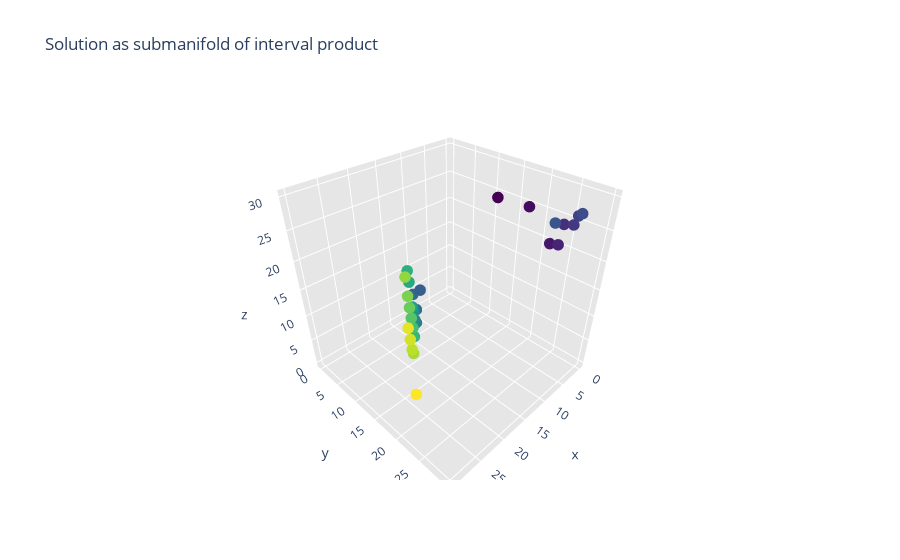

The code cell stored with this chart in its notebook:
### Code cell
import plotly as py
import plotly.graph_objects as go
import numpy as np

data = []

ans = solution[solution['weight'] > 1e-3]

data.append(go.Scatter3d(x=ans['t_0'], y=ans['t_1'], z=ans['t_2'],
                        mode='markers', marker=dict(
                            size=4,
                            color=np.arange(len(ans)),
                        colorscale='Viridis')))
    
layout = go.Layout(
    title='Solution as submanifold of interval product',
    scene=dict(
        xaxis=dict(
            gridcolor='rgb(255, 255, 255)',
            zerolinecolor='rgb(255, 255, 255)',
            showbackground=True,
            backgroundcolor='rgb(230, 230,230)'
        ),
        yaxis=dict(
            gridcolor='rgb(255, 255, 255)',
            zerolinecolor='rgb(255, 255, 255)',
            showbackground=True,
            backgroundcolor='rgb(230, 230,230)'
        ),
        zaxis=dict(
            gridcolor='rgb(255, 255, 255)',
            zerolinecolor='rgb(255, 255, 255)',
            showbackground=True,
            backgroundcolor='rgb(230, 230,230)'
        )
    )
)

fig = go.Figure(data=data, layout=layout)
fig.update_layout(showlegend=False)
py.offline.iplot(fig, filename='jupyter-parametric_plot')

### Figure 1 — Plotly figure (JSON) as saved in the notebook; plotly's stock layout.template omitted (floating-point values rounded to 4 significant figures)
{"data": [{"marker": {"color": [0, 1, 2, 3, 4, 5, 6, 7, 8, 9, 10, 11, 12, 13, 14, 15, 16, 17, 18, 19, 20, 21, 22, 23, 24, 25, 26, 27, 28, 29, 30], "colorscale": [[0, "#440154"], [0.1111, "#482878"], [0.2222, "#3e4989"], [0.3333, "#31688e"], [0.4444, "#26828e"], [0.5556, "#1f9e89"], [0.6667, "#35b779"], [0.7778, "#6ece58"], [0.8889, "#b5de2b"], [1, "#fde725"]], "size": 4}, "mode": "markers", "type": "scatter3d", "x": [0, 1, 2, 3, 4, 5, 6, 7, 8, 9, 10, 11, 12, 13, 14, 15, 16, 17, 18, 19, 20, 21, 22, 23, 24, 25, 26, 27, 28, 29, 30], "y": [11, 18, 23, 25, 26, 28, 29, 30, 27, 1, 0, 2, 3, 4, 5, 6, 7, 8, 9, 10, 12, 13, 14, 15, 16, 17, 19, 20, 21, 22, 24], "z": [24, 25, 21, 22, 26, 27, 29, 30, 28, 5, 4, 2, 0, 1, 3, 6, 8, 9, 15, 18, 7, 10, 13, 16, 19, 23, 12, 14, 17, 20, 11]}], "layout": {"autosize": true, "scene": {"aspectmode": "auto", "aspectratio": {"x": 1.0, "y": 1.0, "z": 1.0}, "xaxis": {"backgroundcolor": "rgb(230, 230,230)", "gridcolor": "rgb(255, 255, 255)", "showbackground": true, "type": "linear", "zerolinecolor": "rgb(255, 255, 255)"}, "yaxis": {"backgroundcolor": "rgb(230, 230,230)", "gridcolor": "rgb(255, 255, 255)", "showbackground": true, "type": "linear", "zerolinecolor": "rgb(255, 255, 255)"}, "zaxis": {"backgroundcolor": "rgb(230, 230,230)", "gridcolor": "rgb(255, 255, 255)", "showbackground": true, "type": "linear", "zerolinecolor": "rgb(255, 255, 255)"}}, "showlegend": false, "title": {"text": "Solution as submanifold of interval product"}}}
